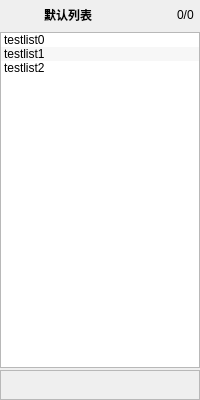
<?xml version="1.0" encoding="UTF-8"?>
<ui version="4.0">
 <class>Playlist</class>
 <widget class="QWidget" name="Playlist">
  <property name="geometry">
   <rect>
    <x>0</x>
    <y>0</y>
    <width>200</width>
    <height>400</height>
   </rect>
  </property>
  <property name="windowTitle">
   <string>Form</string>
  </property>
  <layout class="QVBoxLayout" name="verticalLayout">
   <property name="spacing">
    <number>2</number>
   </property>
   <property name="leftMargin">
    <number>0</number>
   </property>
   <property name="topMargin">
    <number>0</number>
   </property>
   <property name="rightMargin">
    <number>0</number>
   </property>
   <property name="bottomMargin">
    <number>0</number>
   </property>
   <item>
    <layout class="QHBoxLayout" name="horizontalLayoutHeader">
     <property name="spacing">
      <number>6</number>
     </property>
     <property name="leftMargin">
      <number>6</number>
     </property>
     <property name="topMargin">
      <number>2</number>
     </property>
     <property name="rightMargin">
      <number>6</number>
     </property>
     <property name="bottomMargin">
      <number>2</number>
     </property>
     <item>
      <widget class="QPushButton" name="labelIcon">
       <property name="minimumSize">
        <size>
         <width>16</width>
         <height>16</height>
        </size>
       </property>
       <property name="maximumSize">
        <size>
         <width>24</width>
         <height>24</height>
        </size>
       </property>
       <property name="toolTip">
        <string>播放列表</string>
       </property>
       <property name="text">
        <string/>
       </property>
       <property name="iconSize">
        <size>
         <width>12</width>
         <height>12</height>
        </size>
       </property>
       <property name="flat">
        <bool>true</bool>
       </property>
      </widget>
     </item>
     <item>
      <widget class="QPushButton" name="btnListTitle">
       <property name="font">
        <font>
         <weight>75</weight>
         <bold>true</bold>
        </font>
       </property>
       <property name="text">
        <string>默认列表</string>
       </property>
       <property name="flat">
        <bool>true</bool>
       </property>
      </widget>
     </item>
     <item>
      <spacer name="horizontalSpacerHeader">
       <property name="orientation">
        <enum>Qt::Horizontal</enum>
       </property>
       <property name="sizeHint" stdset="0">
        <size>
         <width>40</width>
         <height>20</height>
        </size>
       </property>
      </spacer>
     </item>
     <item>
      <widget class="QPushButton" name="btnSaveToNewlist">
       <property name="minimumSize">
        <size>
         <width>16</width>
         <height>16</height>
        </size>
       </property>
       <property name="maximumSize">
        <size>
         <width>24</width>
         <height>24</height>
        </size>
       </property>
       <property name="toolTip">
        <string>另存为新列表</string>
       </property>
       <property name="text">
        <string/>
       </property>
       <property name="iconSize">
        <size>
         <width>12</width>
         <height>12</height>
        </size>
       </property>
       <property name="flat">
        <bool>true</bool>
       </property>
      </widget>
     </item>
     <item>
      <widget class="QPushButton" name="btnDeleteCurrentList">
       <property name="enabled">
        <bool>false</bool>
       </property>
       <property name="minimumSize">
        <size>
         <width>16</width>
         <height>16</height>
        </size>
       </property>
       <property name="maximumSize">
        <size>
         <width>24</width>
         <height>24</height>
        </size>
       </property>
       <property name="toolTip">
        <string>删除当前列表</string>
       </property>
       <property name="text">
        <string/>
       </property>
       <property name="iconSize">
        <size>
         <width>12</width>
         <height>12</height>
        </size>
       </property>
       <property name="flat">
        <bool>true</bool>
       </property>
      </widget>
     </item>
     <item>
      <widget class="QLabel" name="labelIndex">
       <property name="font">
        <font>
         <pointsize>9</pointsize>
        </font>
       </property>
       <property name="text">
        <string>0/0</string>
       </property>
      </widget>
     </item>
    </layout>
   </item>
   <item>
    <widget class="MediaList" name="List">
     <property name="focusPolicy">
      <enum>Qt::NoFocus</enum>
     </property>
     <property name="verticalScrollBarPolicy">
      <enum>Qt::ScrollBarAsNeeded</enum>
     </property>
     <property name="horizontalScrollBarPolicy">
      <enum>Qt::ScrollBarAlwaysOff</enum>
     </property>
     <property name="dragEnabled">
      <bool>true</bool>
     </property>
     <property name="dragDropMode">
      <enum>QAbstractItemView::InternalMove</enum>
     </property>
     <property name="defaultDropAction">
      <enum>Qt::MoveAction</enum>
     </property>
     <property name="alternatingRowColors">
      <bool>true</bool>
     </property>
     <item>
      <property name="text">
       <string>testlist0</string>
      </property>
     </item>
     <item>
      <property name="text">
       <string>testlist1</string>
      </property>
     </item>
     <item>
      <property name="text">
       <string>testlist2</string>
      </property>
     </item>
    </widget>
   </item>
   <item>
    <widget class="QFrame" name="frameButtons">
     <property name="frameShape">
      <enum>QFrame::StyledPanel</enum>
     </property>
     <property name="frameShadow">
      <enum>QFrame::Raised</enum>
     </property>
     <layout class="QHBoxLayout" name="horizontalLayout">
      <property name="spacing">
       <number>2</number>
      </property>
      <property name="leftMargin">
       <number>2</number>
      </property>
      <property name="topMargin">
       <number>2</number>
      </property>
      <property name="rightMargin">
       <number>2</number>
      </property>
      <property name="bottomMargin">
       <number>2</number>
      </property>
      <item>
       <widget class="QPushButton" name="btnAdd">
        <property name="minimumSize">
         <size>
          <width>24</width>
          <height>24</height>
         </size>
        </property>
        <property name="maximumSize">
         <size>
          <width>24</width>
          <height>24</height>
         </size>
        </property>
        <property name="toolTip">
         <string>添加文件</string>
        </property>
        <property name="text">
         <string/>
        </property>
        <property name="iconSize">
         <size>
          <width>16</width>
          <height>16</height>
         </size>
        </property>
        <property name="flat">
         <bool>true</bool>
        </property>
       </widget>
      </item>
      <item>
       <widget class="QPushButton" name="btnDelete">
        <property name="minimumSize">
         <size>
          <width>24</width>
          <height>24</height>
         </size>
        </property>
        <property name="maximumSize">
         <size>
          <width>24</width>
          <height>24</height>
         </size>
        </property>
        <property name="toolTip">
         <string>删除选中</string>
        </property>
        <property name="text">
         <string/>
        </property>
        <property name="iconSize">
         <size>
          <width>16</width>
          <height>16</height>
         </size>
        </property>
        <property name="flat">
         <bool>true</bool>
        </property>
       </widget>
      </item>
      <item>
       <spacer name="horizontalSpacer">
        <property name="orientation">
         <enum>Qt::Horizontal</enum>
        </property>
        <property name="sizeHint" stdset="0">
         <size>
          <width>10</width>
          <height>20</height>
         </size>
        </property>
       </spacer>
      </item>
      <item>
       <widget class="QPushButton" name="btnMoveUp">
        <property name="minimumSize">
         <size>
          <width>24</width>
          <height>24</height>
         </size>
        </property>
        <property name="maximumSize">
         <size>
          <width>24</width>
          <height>24</height>
         </size>
        </property>
        <property name="toolTip">
         <string>上移</string>
        </property>
        <property name="text">
         <string/>
        </property>
        <property name="iconSize">
         <size>
          <width>16</width>
          <height>16</height>
         </size>
        </property>
        <property name="flat">
         <bool>true</bool>
        </property>
       </widget>
      </item>
      <item>
       <widget class="QPushButton" name="btnMoveDown">
        <property name="minimumSize">
         <size>
          <width>24</width>
          <height>24</height>
         </size>
        </property>
        <property name="maximumSize">
         <size>
          <width>24</width>
          <height>24</height>
         </size>
        </property>
        <property name="toolTip">
         <string>下移</string>
        </property>
        <property name="text">
         <string/>
        </property>
        <property name="iconSize">
         <size>
          <width>16</width>
          <height>16</height>
         </size>
        </property>
        <property name="flat">
         <bool>true</bool>
        </property>
       </widget>
      </item>
      <item>
       <widget class="QPushButton" name="btnMoveTop">
        <property name="minimumSize">
         <size>
          <width>24</width>
          <height>24</height>
         </size>
        </property>
        <property name="maximumSize">
         <size>
          <width>24</width>
          <height>24</height>
         </size>
        </property>
        <property name="toolTip">
         <string>置顶</string>
        </property>
        <property name="text">
         <string/>
        </property>
        <property name="iconSize">
         <size>
          <width>16</width>
          <height>16</height>
         </size>
        </property>
        <property name="flat">
         <bool>true</bool>
        </property>
       </widget>
      </item>
      <item>
       <widget class="QPushButton" name="btnMoveBottom">
        <property name="minimumSize">
         <size>
          <width>24</width>
          <height>24</height>
         </size>
        </property>
        <property name="maximumSize">
         <size>
          <width>24</width>
          <height>24</height>
         </size>
        </property>
        <property name="toolTip">
         <string>置底</string>
        </property>
        <property name="text">
         <string/>
        </property>
        <property name="iconSize">
         <size>
          <width>16</width>
          <height>16</height>
         </size>
        </property>
        <property name="flat">
         <bool>true</bool>
        </property>
       </widget>
      </item>
      <item>
       <widget class="QPushButton" name="btnSort">
        <property name="minimumSize">
         <size>
          <width>24</width>
          <height>24</height>
         </size>
        </property>
        <property name="maximumSize">
         <size>
          <width>24</width>
          <height>24</height>
         </size>
        </property>
        <property name="toolTip">
         <string>排序</string>
        </property>
        <property name="text">
         <string/>
        </property>
        <property name="iconSize">
         <size>
          <width>16</width>
          <height>16</height>
         </size>
        </property>
        <property name="flat">
         <bool>true</bool>
        </property>
       </widget>
      </item>
     </layout>
    </widget>
   </item>
  </layout>
 </widget>
 <customwidgets>
  <customwidget>
   <class>MediaList</class>
   <extends>QListWidget</extends>
   <header location="global">medialist.h</header>
  </customwidget>
 </customwidgets>
 <resources/>
 <connections/>
</ui>
